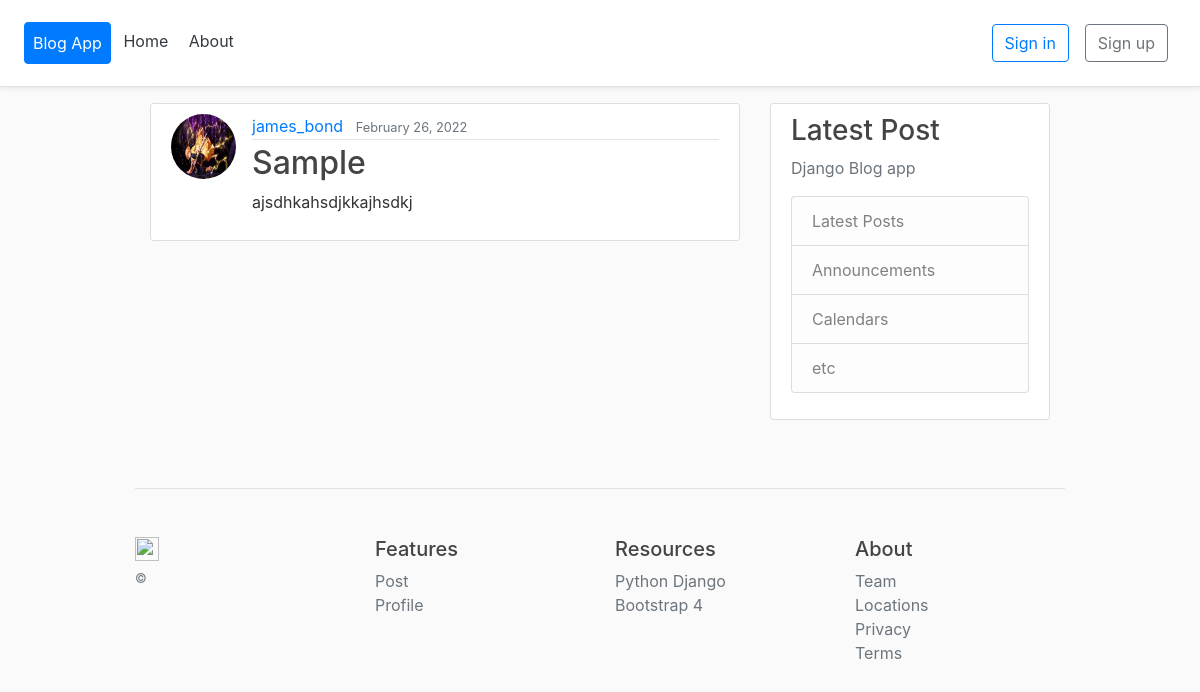
The app's page /post/2/ with its own data.
### blog/models.py (models this page shows, shortened)
class Post(models.Model):
    title = models.CharField(max_length=100)
    content = models.TextField()
    date_posted = models.DateTimeField(default=timezone.now)
    author = models.ForeignKey(User, on_delete=models.CASCADE)

### users/models.py (models this page shows, shortened)
class Profile(models.Model):
    user = models.OneToOneField(User, on_delete=models.CASCADE)
    image = models.ImageField(default='default.jpeg', upload_to='profile_pics')

### blog/views.py (the view)
# urls.py: path('post/<int:pk>/', PostDetailView.as_view(), name='post-detail'),
class PostDetailView(DetailView):
    model = Post

### blog/templates/blog/post_detail.html (shortened to what this page needs)
{% extends "blog/base.html" %}
{% block content %}
<article class="media content-section">
    <img class="rounded-circle article-img" src="{{ object.author.profile.image.url }}">
    <div class="media-body">
        <div class="article-metadata">
            <a class="mr-2" href="#">{{ object.author }}</a>
            <small class="text-muted">{{ object.date_posted|date:"F d, Y" }}</small>
        </div>
        <h2 class="article-title">{{ object.title }}</h2>
        <p class="article-content">{{ object.content }}</p>
    </div>
</article>
{% endblock content %}

### blog/static/cover.css (style rules this page uses)
html { font-size: 14px; }
@media (min-width: 768px) { html { font-size: 16px; } }

### blog/static/main.css (style rules this page uses)
body { background: #fafafa; color: #333333; }
h1, h2, h3, h4, h5, h6 { color: #444444; }
.content-section { background: #ffffff; padding: 10px 20px; border: 1px solid #dddddd; border-radius: 3px; margin-bottom: 20px; }
.article-title { color: #444444; }
.article-content { white-space: pre-line; }
.article-img { height: 65px; width: 65px; margin-right: 16px; }
.article-metadata { padding-bottom: 1px; margin-bottom: 4px; border-bottom: 1px solid #e3e3e3; }

### records on screen
Post: author.profile.image (picture), author "james_bond", date_posted "February 26, 2022", title "Sample", content "ajsdhkahsdjkkajhsdkj"
